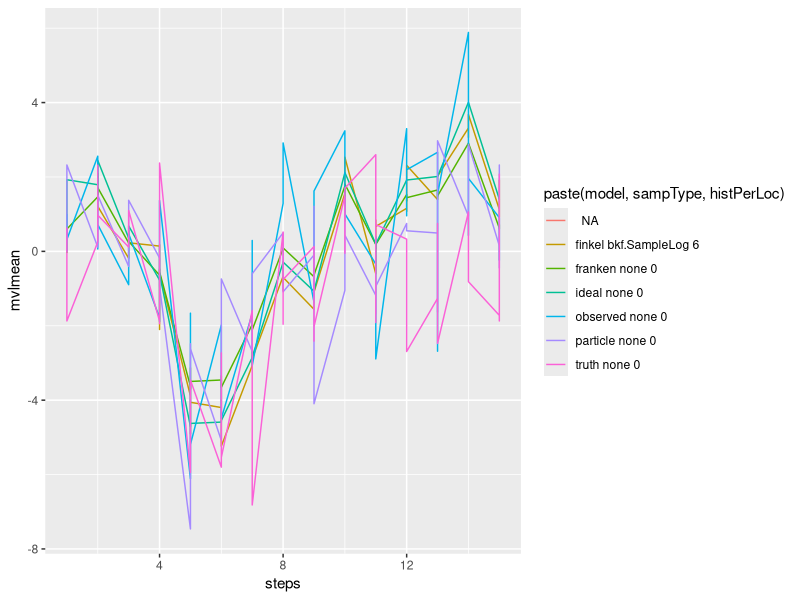
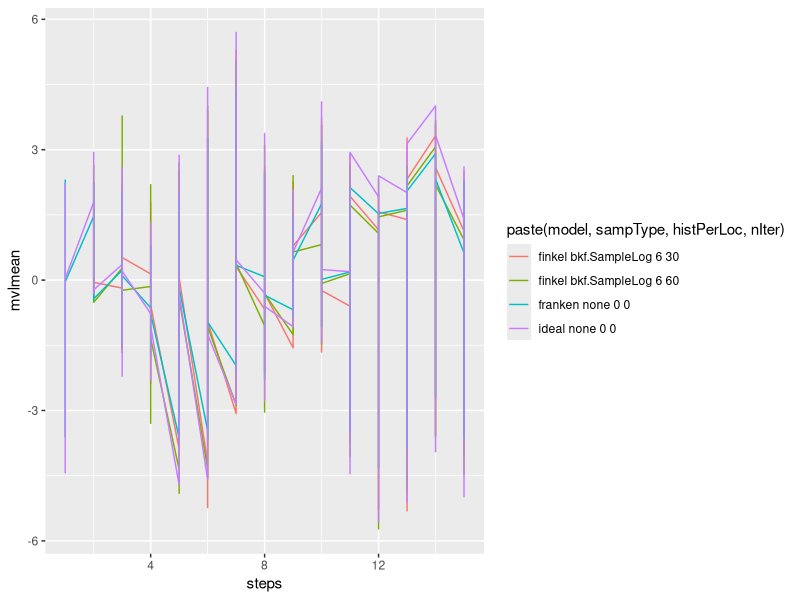

These figures' R source, in order: (Note: this script raises an error after producing the figures.)
library(ggplot2)
library(data.table)

pd = position_dodge(20)

runs = fread("filtertest60incomplete.csv")
runs[,i:=.I]
starts = runs[model=="truth"&rep==1&steps==1,i]
worldnum = Vectorize(function(i) {sum(i>=starts)})
runs[,worldid:=worldnum(i)]



runs[model != "finkel",nIter:=0]
# tracks over time of everything
ggplot(runs[worldid==1,],aes(y=mvlmean,x=steps,color=paste(model,sampType,histPerLoc))) + geom_line() 

# tracks over time of all 3 algorithms
ggplot(runs[model %in% c("ideal", "finkel", "franken")],aes(y=mvlmean,x=steps,color=paste(model,sampType,histPerLoc,nIter))) + geom_line() 

# calculate differences
getidealmean = Vectorize(function(astep) {runs[model=="ideal"&steps==astep,mvlmean]})
runs[,idealmean:=getidealmean(steps)]
runs[,err:=mvlmean-idealmean]
ggplot(runs[model %in% c("finkel", "franken")],aes(y=err,x=steps,color=paste(model,sampType,histPerLoc,nIter))) + geom_line() 
runs[,sum(err^2),by=paste(model,sampType,histPerLoc,nIter)]





runs[sampType=="log7.5_20",`:=`(sampType="bkf.SampleLog",mhType="bkf.MhSampled")]
runs[sampType=="compromise2.1..log7.5_20",`:=`(sampType="bkf.SampleLog",mhType="bkf.MhCompromise")]
runs[sampType=="compromise2.1..uniform",`:=`(sampType="bkf.SampleUniform",mhType="bkf.MhCompromise")]
runs[sampType=="sampled..uniform",`:=`(sampType="bkf.SampleUniform",mhType="bkf.MhSampled")]
runs[is.na(sampType),`:=`(sampType="none",mhType="none")]




runs[model=="particle",particles:=npf]
runs[model=="franken",particles:=nfapf]
runs[model=="finkel",particles:=nfp]
runs[model=="ideal",particles:=1]

#runs = rbind(runs,runs3)
runmeans = runs[,list(meankl=mean(kl),sdkl=sd(kl),
                      meancov=mean(covdiv),sdcov=sd(covdiv),
                      meandiff=mean(meandiv),sddiff=sd(meandiv),
                      meantime=mean(runtime),meansq=mean(sqerr,na.rm=T)),
                by=list(model,dimension,steps,particles,nIter,histPerLoc,sampType,mhType)]
runmeans2 = runs[,list(meankl=mean(kl),sdkl=sd(kl),
                      meancov=mean(covdiv),sdcov=sd(covdiv),
                      meandiff=mean(meandiv),sddiff=sd(meandiv),
                      meantime=mean(runtime,na.rm=T),meansq=mean(sqerr,na.rm=T)),
                by=list(model,particles,nIter,histPerLoc,sampType,mhType)] #no steps




rf = runmeans[model=="finkel"|model=="ideal",]
rnf = runmeans2[model!="finkel",]



qplot(meankl,meansq,data=runmeans[meankl<50&meankl>0&meansq<50,],shape=model,color=steps,main="all from run 30")
qplot(meankl,meansq,data=runmeans[meankl<5&meankl>0&meansq<50,],color=model,main="zoom 30 colors")


qplot(meankl,meansq,data=runmeans[meankl<50&meankl>0&meansq<50,],shape=model,color=as.factor(particles),main="finkel by particles")
qplot(meankl,meansq,data=runmeans[meankl<5&meankl>0&meansq<50,],shape=model,color=as.factor(particles),main="finkel by particles zoom")
qplot(meankl,meansq,data=runmeans[meankl<5&meankl>0&meansq<50,],shape=model,color=as.factor(steps),main="finkel by steps zoom")
qplot(meankl,meansq,data=runmeans[meankl<5&meankl>0&meansq<50,],shape=model,color=as.factor(nIter),main="finkel by nIter zoom")
qplot(meankl,meansq,data=runmeans[meankl<5&meankl>0&meansq<50,],shape=model,color=as.factor(sampType),main="finkel by sampType zoom")
qplot(meankl,meansq,data=runmeans[meankl<5&meankl>0&meansq<50,],shape=model,color=as.factor(mhType),main="finkel by mhType zoom")
qplot(meankl,meansq,data=runmeans[meankl<5&meankl>0&meansq<50,],shape=model,color=as.factor(histPerLoc),main="finkel by histPerLoc zoom")
qplot(meankl,meansq,data=runmeans[meankl<5&meankl>0&meansq<50,],shape=model,color=as.factor(paste(sampType,mhType)),main="finkel by samp/mh zoom")
qplot(meankl,meansq,data=runmeans[meankl<5&meankl>0&meansq<50,],shape=model,color=as.factor(paste(sampType,mhType)),main="finkel by samp/mh zoom")
qplot(meankl,meansq,data=rf[meankl<5&sampType=="bkf.SampleLog"&mhType=="bkf.MhCompromise",],shape=as.factor(nIter),color=as.factor(particles),size=steps,main="log/compromise by nIter/particles")
qplot(meankl,meansq,data=runmeans[meankl<50&(model!="finkel"|(sampType=="bkf.SampleLog"&mhType=="bkf.MhCompromise")),],shape=model,color=as.factor(pmin(particles,1001)),main="nonfinkel plus log/compromise by nIter/particles")





runs[is.na(sampType),sampType:="NA"]
runs[model !="finkel",sampType:="none"]

runs[is.na(histPerLoc),histPerLoc:=0]
runs[is.na(nIter),nIter:=0]

times= lm(runtime ~ model + nIter + sampType + particles + particles*model + I(particles**2*(model=="finkel")), runs)
times= lm(runtime ~ model + nIter + histPerLoc + I(histPerLoc*nIter) + sampType + particles + particles*model + I(particles**2*(model=="finkel")) + I(histPerLoc*nIter*(sampType=="compromise2.1..log7.5_20")), runs)
summary(times)

runs[,invpart:=1/sqrt(particles)]
runs[,invIter1:=exp(-nIter/50)]
runs[,invIter2:=exp(-nIter/500)]
runs[,invIter1:=exp(-nIter/50)]
runs[,invIter2:=exp(-nIter/500)]
runs[,lkl:=log(kl)]
errors = lm(lkl ~ model + invpart + invpart*model + histPerLoc + sampType + invIter1 + invIter2,runs)
summary(errors)

nona = copy(runs)
nona[is.na(histPerLoc),histPerLoc:=0]

table(rf[,list(meankl<10,sampType)])
table(rf[,list(meankl<10,histPerLoc)])
table(rf[,list(meankl<10,steps)])
table(rf[,list(meankl<10,nfp)])
table(runmeans[,list(meankl<10,model)])



























#for 33 and on

runs = fread("filtertest37.csv", fill=TRUE)
runs = runs[model=="finkel",]
runs = rbind(runs,fread("filtertest36.csv", fill=TRUE))
runs = rbind(runs,fread("filtertest38.csv", fill=TRUE))
runs = rbind(runs,fread("filtertest39.csv", fill=TRUE))
#runs = rbind(runs,fread("filtertest40.csv", fill=TRUE))
runs = rbind(runs,fread("filtertest41.csv", fill=TRUE))
runs = rbind(runs,fread("filtertesty.csv", fill=TRUE))


runs2 = fread("filtertest40.csv", fill=TRUE)
runs = rbind(runs,runs2)

#above is largely focused on 400/.85. Now, some 600/.7:
runs = fread("filtertesty.csv", fill=TRUE)




runs[sampType=="log7.5_20",`:=`(sampType="bkf.SampleLog",mhType="bkf.MhSampled")]
runs[sampType=="compromise2.1..log7.5_20",`:=`(sampType="bkf.SampleLog",mhType="bkf.MhCompromise")]
runs[sampType=="compromise2.1..uniform",`:=`(sampType="bkf.SampleUniform",mhType="bkf.MhCompromise")]
runs[sampType=="sampled..uniform",`:=`(sampType="bkf.SampleUniform",mhType="bkf.MhSampled")]
runs[is.na(sampType),`:=`(sampType="none",mhType="none")]

runs[,params:=paste(sampType,mhType)]




runs[model=="particle",particles:=npf]
runs[model=="franken",particles:=nfapf]
runs[model=="finkel",particles:=nfp]
runs[model=="ideal",particles:=1]

#runs = rbind(runs,runs3)
runmeans = runs[,list(meankl=mean(kl),sdkl=sd(kl),
                      meancov=mean(covdiv),sdcov=sd(covdiv),
                      meandiff=mean(meandiv),sddiff=sd(meandiv),
                      meantime=mean(runtime),meansq=mean(sqerr,na.rm=T)),
                by=list(model,dimension,steps,particles,nIter,histPerLoc,sampType,mhType,params)]
runmeans2 = runs[,list(meankl=mean(kl),sdkl=sd(kl),
                       meancov=mean(covdiv),sdcov=sd(covdiv),
                       meandiff=mean(meandiv),sddiff=sd(meandiv),
                       meantime=mean(runtime,na.rm=T),meansq=mean(sqerr,na.rm=T)),
                 by=list(model,particles,nIter,histPerLoc,sampType,mhType,params)] #no steps




rf = runmeans[model=="finkel"|model=="ideal",]
rnf = runmeans2[model!="finkel",]

equilib = runmeans[steps>7,list(kl=mean(meankl),sq=mean(meansq)),by=list(model,params,sampType,mhType)]

# x=time, y=meansq
ggplot(data=runmeans[order(model,steps),],aes(x=steps,y=meansq,shape=model,
                                              group=paste(model,particles,sampType,mhType,nIter,histPerLoc))
) + geom_path(aes(linetype=model)) + geom_point(aes(color=steps)) 


ggplot(data=equilib,aes(x=sqrt(kl),y=sqrt(sq),color=paste(model,sampType),shape=mhType)) + geom_point()

ggplot(data=runmeans[order(model,steps),],aes(x=meankl,y=meansq,shape=model,
                                              group=paste(model,particles,sampType,mhType,nIter,histPerLoc))
) + geom_path(aes(linetype=model)) + geom_point(aes(color=steps))

ggplot(data=runmeans[,],aes(x=sqrt(meankl),y=sqrt(meansq),shape=model,group=model)
) + geom_path(aes(linetype=model,color=model)
) + geom_point(
) 

ggplot(data=runmeans[model=="finkel"&nIter>10,],aes(x=sqrt(meankl),y=sqrt(meansq),shape=params,group=params)
) + geom_path(aes(linetype=params,color=params)
) + geom_point(aes(color=params)
) 

ggplot(data=runmeans[model=="finkel"&particles==400&nIter>10,],aes(x=sqrt(meankl),y=sqrt(meansq),group=paste(params,particles,nIter,histPerLoc))
) + geom_path(aes(linetype=params,color=params)
) + geom_point(aes(color=params,shape=factor(histPerLoc))
) 


ggplot(data=runmeans[model=="ideal"|(particles==400&nIter>10),],aes(x=sqrt(meankl),y=sqrt(meansq),group=paste(model,params,particles,nIter,histPerLoc,dimension))
) + geom_path(aes(linetype=params,color=params)
) + geom_point(aes(color=params,shape=factor(histPerLoc))
) 


ggplot(data=runmeans[model=="ideal"|(particles>300&nIter>10&params=="bkf.SampleLog bkf.MhCompromise"),],aes(x=sqrt(meankl),y=sqrt(meansq),group=paste(model,params,particles,nIter,histPerLoc,dimension))
) + geom_path(aes(linetype=factor(nIter),color=factor(nIter))
) + geom_point(aes(shape=factor(histPerLoc))
)
#+ scale_x_continuous(limits=c(0,10)) + scale_y_continuous(limits=c(0,8))



ggplot(data=runmeans[model!="finkel"|(nIter==70&particles==800),],aes(x=sqrt(meankl),y=sqrt(meansq),shape=paste(mhType,sampType),group=model)
) + geom_path(aes(linetype=model,color=model)
) + geom_point(
) 




ggplot(data=runmeans[model=="franken",],aes(x=sqrt(meankl),y=sqrt(meansq),shape=model,group=model)
) + geom_path(aes(linetype=model,color=factor(particles))
) + geom_point(
) 

+ scale_x_continuous(limits=c(0,20)) + scale_y_continuous(limits=c(1,10))


qplot(sqrt(meankl),meansq,data=runmeans[,],color=model,main="zoom 30 colors")


qplot(sqrt(meankl),sqrt(meansq),data=runmeans[,],shape=model,color=as.factor(particles),main="finkel by particles")
qplot(sqrt(meankl),sqrt(meansq),data=runmeans[,],shape=model,color=as.factor(particles),main="finkel by particles zoom")
qplot(sqrt(meankl),sqrt(meansq),data=runmeans[,],shape=model,color=as.factor(steps),main="finkel by steps zoom")
qplot(sqrt(meankl),sqrt(meansq),data=runmeans[,],shape=model,color=as.factor(nIter),main="finkel by nIter zoom")
qplot(sqrt(meankl),sqrt(meansq),data=runmeans[,],shape=model,color=as.factor(sampType),main="finkel by sampType zoom")
qplot(sqrt(meankl),sqrt(meansq),data=runmeans[,],shape=model,color=as.factor(mhType),main="finkel by mhType zoom")
qplot(sqrt(meankl),sqrt(meansq),data=runmeans[,],shape=model,color=as.factor(histPerLoc),main="finkel by histPerLoc zoom")
qplot(sqrt(meankl),sqrt(meansq),data=runmeans[,],shape=model,color=as.factor(paste(sampType,mhType)),main="finkel by samp/mh zoom")
qplot(sqrt(meankl),sqrt(meansq),data=runmeans[,],shape=model,color=as.factor(paste(sampType,mhType)),main="finkel by samp/mh zoom")
qplot(sqrt(meankl),sqrt(meansq),data=rf[sampType=="bkf.SampleLog"&mhType=="bkf.MhCompromise",],shape=as.factor(nIter),color=as.factor(particles),size=steps,main="log/compromise by nIter/particles")
qplot(sqrt(meankl),sqrt(meansq),data=runmeans[(model!="finkel"|(sampType=="bkf.SampleLog"&mhType=="bkf.MhCompromise")),],shape=model,color=as.factor(pmin(particles,1001)),main="nonfinkel plus log/compromise by nIter/particles")



